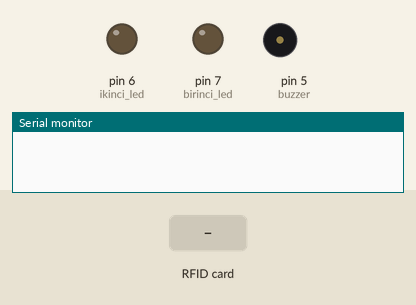
This program was run on a simulated Arduino Uno, built with avr-gcc and run on an emulated ATmega328P. Shown: output pins drawn as LEDs (lit = HIGH), buzzer (waves = sounding, pin HIGH), the last lines printed to the serial monitor. The inputs (shaded band) are chosen by the test bench. Pins used as bus, display or sensor lines are not drawn.

Above: at 1.2 s.
1.3 s: RFID card 5E 7A 19 C4 held to the reader
At 1.9 s:
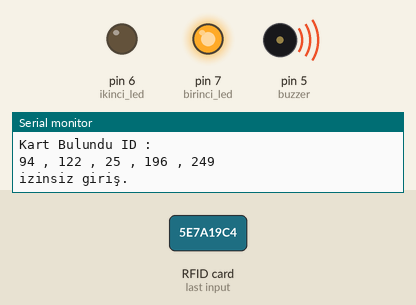
Timing chart, 0 to 4.3 s (numbered marks = the images above; inputs shaded):
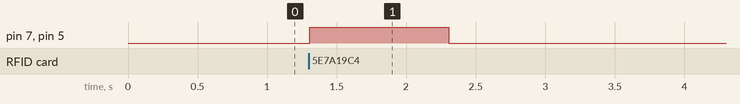

Measured:
- after the input at 1.3 s, pin 7 (birinci_led), pin 5 (buzzer): LOW → HIGH at once, → LOW 1.0 s later

The program:

main.cpp
```cpp
#include <SPI.h>
#include <RFID.h>

const byte birinci_led = 7;
const byte ikinci_led = 6;
const byte buzzer = 5;
RFID lrt720(10, 9);
byte kart[10][5] = {};
byte ogretmeModuKarti[5] = {64, 17, 152, 162, 107};

bool ogretmeModuAktif = false;
int okutulanKart = 0;

void setup()
{
    Serial.begin(9600);
    SPI.begin();
    lrt720.init();
    pinMode(birinci_led, OUTPUT);
    pinMode(ikinci_led, OUTPUT);
    pinMode(buzzer, OUTPUT);
}

void loop()
{
    if (lrt720.isCard())
    {
        if (lrt720.readCardSerial())
        {
            Serial.println("Kart Bulundu ID : ");
            Serial.print(lrt720.serNum[0]);
            Serial.print(" , ");
            Serial.print(lrt720.serNum[1]);
            Serial.print(" , ");
            Serial.print(lrt720.serNum[2]);
            Serial.print(" , ");
            Serial.print(lrt720.serNum[3]);
            Serial.print(" , ");
            Serial.print(lrt720.serNum[4]);
            Serial.println(" ");

            bool ogrenmeKartiMi = true;
            for (int i = 0; i < 5; i++)
            {
                if (lrt720.serNum[i] != ogretmeModuKarti[i])
                {

                    ogrenmeKartiMi = false;
                    break;
                }
            }
            if (ogrenmeKartiMi == true)
            {
                Serial.println("Öğretme Modu Kartı Algılandı.");
                digitalWrite(ikinci_led, HIGH);
                digitalWrite(birinci_led, HIGH);
                delay(1000);
                digitalWrite(ikinci_led, LOW);
                digitalWrite(birinci_led, LOW);
                delay(1000);

                if (ogretmeModuAktif == true)
                {
                    ogretmeModuAktif = false;
                    Serial.println("Öğretme Modu Kapali.");
                }
                else
                {
                    Serial.println("Öğretme Modu Acik.");
                    ogretmeModuAktif = true;
                }

                ogrenmeKartiMi = false;

            }

            else if (ogretmeModuAktif == true)
            {
                bool kartKayitliMi = true;
                for (int i = 0; i < 10; i++)
                {
                    kartKayitliMi = true;
                    for (int x = 0; x < 5; x++)
                    {
                        if (lrt720.serNum[x] != kart[i][x])
                        {
                            kartKayitliMi = false;
                            break;
                        }
                    }
                    if (kartKayitliMi == true)
                    {
                        break;
                    }
                }

                if (kartKayitliMi == false)
                {
                    for (int x = 0; x < 5; x++)
                    {
                        kart[okutulanKart][x] = lrt720.serNum[x];
                    }
                    Serial.println("Kart kaydedildi");
                }
                else
                {
                    Serial.println("Kart zaten kayitli.");
                }

                okutulanKart++;
            }
            else
            {
                bool izin = false;
                for (int i = 0; i < 10; i++)
                {
                    for (int x = 0; x < 5; x++)
                    {
                        if (lrt720.serNum[x] != kart[i][x])
                        {
                            izin = false;
                            break;
                        }
                        else
                        {
                            izin = true;
                        }
                    }
                    if (izin == true)
                    {
                        break;
                    }
                }

                if (izin == true)
                {

                    Serial.println("izin verildi.");
                    digitalWrite(ikinci_led, HIGH);
                    delay(1000);
                    digitalWrite(ikinci_led, LOW);
                    delay(1000);
                }
                else
                {

                    Serial.println("izinsiz giriş.");
                    digitalWrite(birinci_led, HIGH);
                    digitalWrite(buzzer, HIGH);
                    delay(1000);
                    digitalWrite(birinci_led, LOW);
                    digitalWrite(buzzer, LOW);
                    delay(1000);
                }
            }
        }

        while (lrt720.isCard())
        {
            delay(1000);
            lrt720.halt();
        }
    }

    lrt720.halt();
}
```
